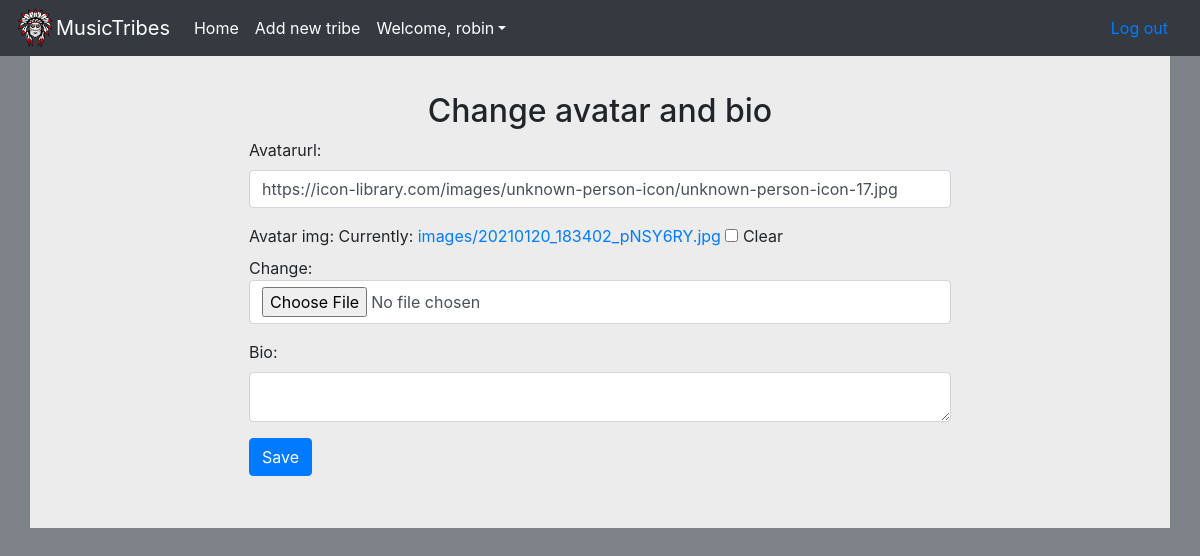
The app's page /accounts/editprofile/extendededit (signed in), older data.
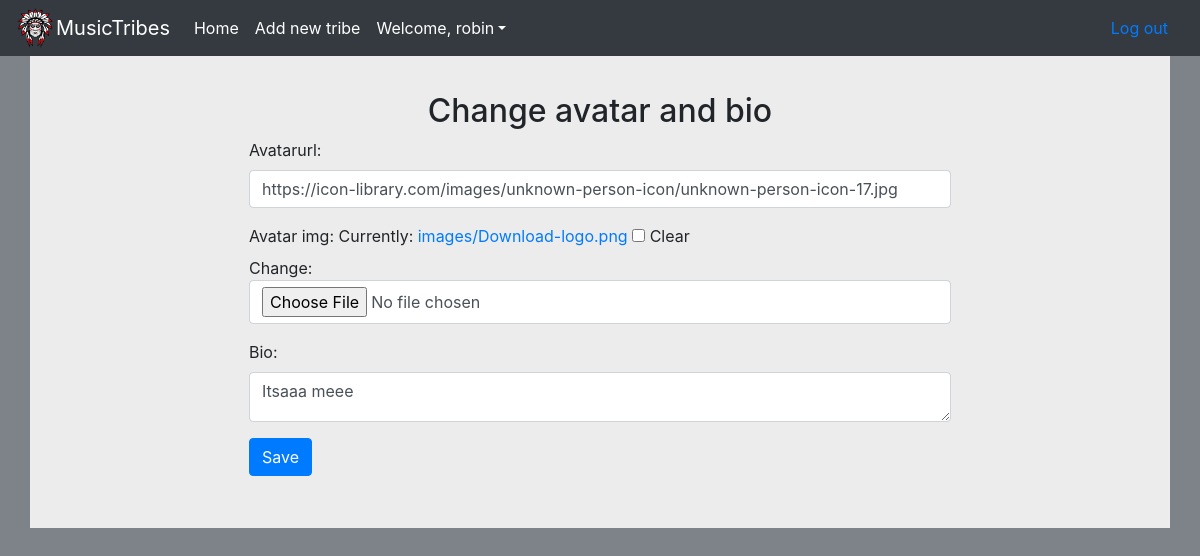
The same page, newer data.
### accounts/models.py (models this page shows, shortened)
class Profile(models.Model):
    user = models.OneToOneField(User, on_delete=models.CASCADE)
    bio = models.TextField(max_length=1000, blank=True)
    avatarurl =  models.CharField(max_length=1000,default="https://icon-library.com/images/unknown-person-icon/unknown-person-icon-17.jpg",blank=True)
    tribes = models.ManyToManyField('app.Tribe',blank=True)
    avatar_img = models.ImageField(upload_to='images',blank = True)

### accounts/views.py (the view)
# urls.py: path('editprofile/extendededit',views.extendededit, name="extendededit")
def extendededit(request):
    if request.method=='POST':
        form=EditProfileForm(request.POST, request.FILES, instance=request.user.profile)
        if form.is_valid():
            form.save()
            return HttpResponseRedirect(reverse('app:index'))   #change later to accounts:profile
        else:
            return HttpResponseRedirect(reverse('accounts:extendededit'))
    else:
        form=EditProfileForm(instance=request.user.profile)
        context = {"form":form}
        return render(request,'app/extendededit.html',context)

### accounts/forms.py
class EditProfileForm(forms.ModelForm):
    class Meta:
        model=Profile
        fields=('avatarurl','avatar_img','bio')

### app/templates/app/extendededit.html (shortened to what this page needs)
{% extends 'app/base.html' %}
{% load static %}
{% block content %}
<div class="container all-forms">
    <div class="row">
        <div class="col-md-12"><h2 class="text-center">Change avatar and bio</h2></div>
    </div>
        <form method="post" accept-charset="utf-8" enctype="multipart/form-data">
            {%include 'includes/bs4_form.html' with form=form %}
            <div class="row">
            <div class="col-md-8 mx-auto"><input type="submit" value="Save" class="btn btn-primary"></div>
        </form>
</div>
{% endblock %}

### app/templates/includes/bs4_form.html (shortened to what this page needs)
{% load widget_tweaks %}
            {% for field in form.visible_fields %}
                <div class="row form-group">
                    <div class="col-md-8 controls mx-auto">
                    {{ field.label_tag }}
                    {% if form.is_bound %}
                        {% if field.errors %}
                            {% render_field field class="form-control is-invalid" %}
                            {% for error in field.errors %}
                                <div class="invalid-feedback">
                                    {{ error }}
                                </div>
                            {% endfor %}
                            {% else %}
                            {% render_field field class="form-control is-valid" %}
                        {% endif %}
                        {% else %}
                        {% render_field field class="form-control" %}
                    {% endif %}
                </div>
            </div>
            {% endfor %}

Row changes from the older to the newer data that the page shows:
changed Profile "https://icon-library.com/images/unknown-person-icon/unknown-person-icon-17.jpg": bio (not shown) → "Itsaaa meee"
Text that changed along with them:
text no longer shown: "Currently: images/20210120_183402_pNSY6RY.jpg Clear Change:"
text now shown: "Currently: images/Download-logo.png Clear Change:"
